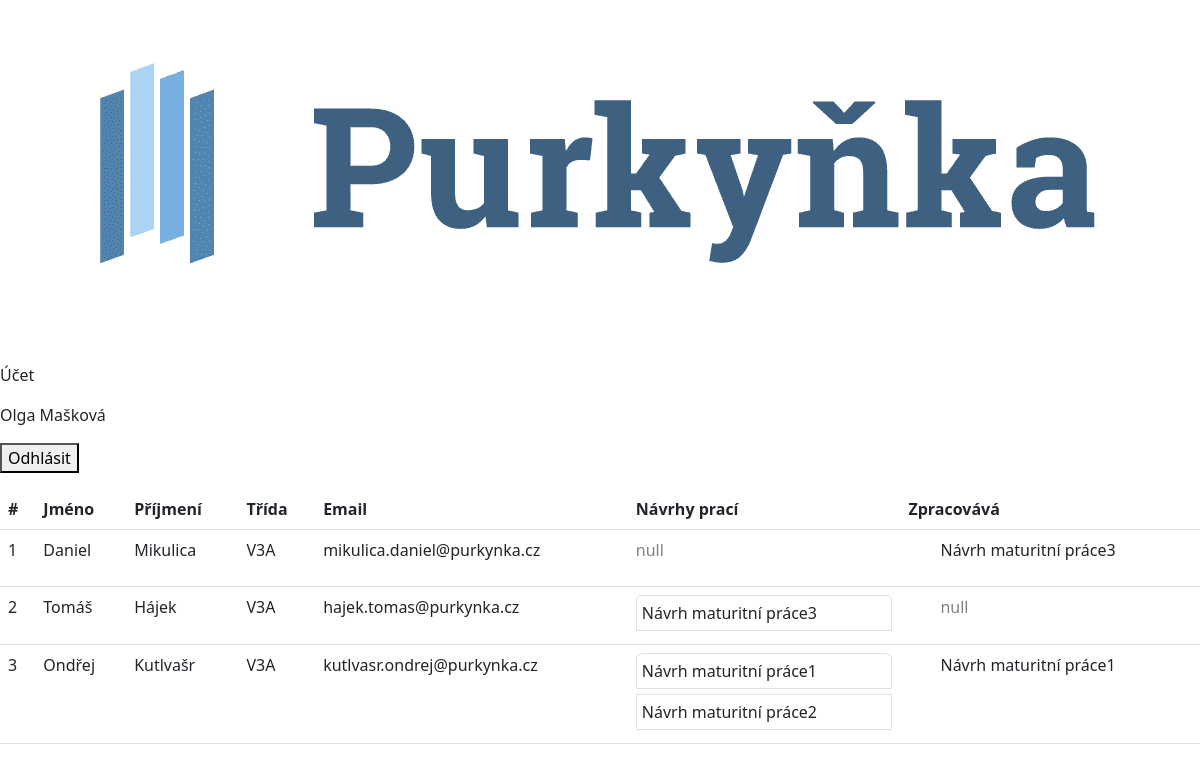
The page /uzivatele/studenti (signed in) on the database its author committed.
### users/models.py (models this page shows, shortened)
class CustomUser(AbstractUser):
    first_name = None
    last_name = None
    id = models.AutoField(primary_key=True)
    jmeno = models.CharField(max_length=100, blank=False)
    prijmeni = models.CharField(max_length=100, blank=False)
    class Types(models.TextChoices):
        student = "student", "Student"
        ucitel = "ucitel", "Ucitel"
        admin = "admin", "Admin"
    role = models.CharField(
        max_length=15,
        choices=Types.choices,
        default=Types.student
    )
    trida = models.CharField(max_length=3, blank=True, null=True)
    class Genders(models.TextChoices):
        male = "muz", "Žena"
        female = "zena", "Muž"
        jine = "jine", "Nechci uvádět"
    pohlavi = models.CharField(
        max_length=4,
        choices=Genders.choices,
        default=Genders.jine
    )
    pass

### works/models.py (models this page shows, shortened)
class Work(models.Model):
    nazev = models.CharField(max_length=255)
    popis = models.TextField()
    schvaleno = models.BooleanField(default=False)
    navrhovatel  = models.ForeignKey(
        CustomUser,
        on_delete=models.CASCADE,
        related_name="navrzene_prace"
    )
    zpracovatel = models.OneToOneField(
        CustomUser,
        on_delete = models.SET_NULL,
        related_name="zpracovana_prace",
        null=True,
        blank=True,
        limit_choices_to={"role" : "student"}
    )
    schvalovatel  = models.ForeignKey(
        CustomUser,
        on_delete=models.CASCADE,
        related_name="schvalene_prace",
        null=True,
        blank=True,
        limit_choices_to={"role" : "ucitel"}
    )
    def schvaleno_emoji(self):
        return "✅" if self.schvaleno else "❌"

### users/views.py (the view)
# urls.py: path('studenti', views.students_list, name='students'),
@login_required(login_url="/login/")
def students_list(request):
    users = CustomUser.objects.all()[1:]
    return render(request, 'studenti.html', {'users': users})

### users/templates/studenti.html (shortened to what this page needs)
{% extends "main.html" %}
{%load static%}
{% block styles %}
    <link rel="stylesheet" type="text/css" href="{% static 'styles/users-studenti.css' %}">
{% endblock %}
{%block content%}
    {%if request.user.role == "ucitel" or request.user.role == "admin"%}
    <table class="table">
        <tr>
            <th>
                #
            </th>
            <th>
                Jméno
            </th>
            <th>
                Příjmení
            </th>
            <th>
                Třída
            </th>
            <th>
                Email
            </th>
            <th>
                Návrhy prací
            </th>
            <th>
                Zpracovává
            </th>
        </tr>
    {%for user in users%}
    {%if user.role == 'student'%}
        <tr>
            <td>
                {{forloop.counter}}
            </td>
            <td>
                {{user.jmeno}}
            </td>
            <td>
                {{user.prijmeni}}
            </td>
            <td>
                {{user.trida}}
            </td>
            <td>
                {{user.email}}
            </td>
            <td>
                <div class="list-group">
                    {% for prace in user.navrzene_prace.all %}
                    <a href="#collapse{{ prace.id }}" class="list-group-item" data-bs-toggle="collapse">
                        {{prace.nazev}}
                    </a>
                    {% empty %}
                        <li class="null" class="list-group-item">
                            null
                        </li>
                    {% endfor %}
            </td>
            <td>
                <ul>
                    {%if user.zpracovana_prace%}
                    <li>
                        {{user.zpracovana_prace.nazev}}
                    </li>
                    {%else%}
                        <li class="null">
                            null
                        </li>
                    {% endif %}
                </ul>
            </td>
        </tr>
    {%endif%}
    {%endfor%}
    </table>
    {%else%}
        <h1>Nejste administrátor nebo učitel!</h1>
        {%endif%}
{%endblock%}

### templates/main.html (shortened to what this page needs)
<!DOCTYPE html>
<html lang="cs">
<head>
    <link href="https://cdn.jsdelivr.net/npm/bootstrap@5.3.0/dist/css/bootstrap.min.css" rel="stylesheet">
    {% block styles %}{% endblock %}
</head>
<body>
    {%load static%}
    <img src="{% static 'images/purkynka-logo.png' %}" alt="purkynka-logo">
    <p>Účet</p>
    <p>{{ user.jmeno }} {{ user.prijmeni }}</p>
    <p>
        <form method="post" action="{% url 'logout_user' %}">
            <button type="submit">Odhlásit</button>
        </form>
    </p>
    {%block content%}
    {%endblock%}
</body>
</html>

### static/styles/users-studenti.css (style rules this page uses)
body { background-color: rgb(255, 255, 255); }
li { list-style: none; }
.null { color: gray; }
.list-group { margin-bottom: 0 !important; }
.list-group-item { margin-bottom: 2% !important; padding: 5px; }

### rows shown on the page
CustomUser: jmeno "Olga", prijmeni "Mašková"
CustomUser: jmeno "Daniel", prijmeni "Mikulica", trida "V3A", email "mikulica.daniel@purkynka.cz", zpracovana_prace.nazev "Návrh maturitní práce3"
CustomUser: jmeno "Tomáš", prijmeni "Hájek", trida "V3A", email "hajek.tomas@purkynka.cz", shows "null"
Work: nazev "Návrh maturitní práce3"
CustomUser: jmeno "Ondřej", prijmeni "Kutlvašr", trida "V3A", email "kutlvasr.ondrej@purkynka.cz", zpracovana_prace.nazev "Návrh maturitní práce1"
Work: nazev "Návrh maturitní práce1"
Work: nazev "Návrh maturitní práce2"
